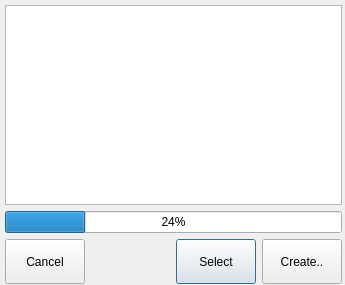
<?xml version="1.0" encoding="UTF-8"?>
<ui version="4.0">
 <class>SessionManager</class>
 <widget class="QDialog" name="SessionManager">
  <property name="geometry">
   <rect>
    <x>0</x>
    <y>0</y>
    <width>345</width>
    <height>285</height>
   </rect>
  </property>
  <property name="windowTitle">
   <string>Select Session...</string>
  </property>
  <property name="windowIcon">
   <iconset resource="../res.qrc">
    <normaloff>:/logo/sc</normaloff>:/logo/sc</iconset>
  </property>
  <widget class="QWidget" name="gridLayoutWidget">
   <property name="geometry">
    <rect>
     <x>5</x>
     <y>5</y>
     <width>337</width>
     <height>279</height>
    </rect>
   </property>
   <layout class="QGridLayout" name="gridLayout">
    <item row="2" column="0">
     <layout class="QHBoxLayout" name="horizontalLayout">
      <item>
       <widget class="QPushButton" name="btnCancel">
        <property name="sizePolicy">
         <sizepolicy hsizetype="Minimum" vsizetype="MinimumExpanding">
          <horstretch>0</horstretch>
          <verstretch>0</verstretch>
         </sizepolicy>
        </property>
        <property name="text">
         <string>Cancel</string>
        </property>
        <property name="autoDefault">
         <bool>false</bool>
        </property>
       </widget>
      </item>
      <item>
       <spacer name="horizontalSpacer">
        <property name="orientation">
         <enum>Qt::Horizontal</enum>
        </property>
        <property name="sizeType">
         <enum>QSizePolicy::MinimumExpanding</enum>
        </property>
        <property name="sizeHint" stdset="0">
         <size>
          <width>40</width>
          <height>20</height>
         </size>
        </property>
       </spacer>
      </item>
      <item>
       <widget class="QPushButton" name="btnOk">
        <property name="sizePolicy">
         <sizepolicy hsizetype="Minimum" vsizetype="MinimumExpanding">
          <horstretch>0</horstretch>
          <verstretch>0</verstretch>
         </sizepolicy>
        </property>
        <property name="text">
         <string>Select</string>
        </property>
        <property name="default">
         <bool>true</bool>
        </property>
       </widget>
      </item>
      <item>
       <widget class="QPushButton" name="btnCreate">
        <property name="sizePolicy">
         <sizepolicy hsizetype="Minimum" vsizetype="MinimumExpanding">
          <horstretch>0</horstretch>
          <verstretch>0</verstretch>
         </sizepolicy>
        </property>
        <property name="text">
         <string>Create..</string>
        </property>
        <property name="autoDefault">
         <bool>false</bool>
        </property>
       </widget>
      </item>
     </layout>
    </item>
    <item row="1" column="0">
     <widget class="QProgressBar" name="progressBar">
      <property name="value">
       <number>24</number>
      </property>
     </widget>
    </item>
    <item row="0" column="0">
     <widget class="QListWidget" name="listSession">
      <property name="minimumSize">
       <size>
        <width>0</width>
        <height>200</height>
       </size>
      </property>
     </widget>
    </item>
   </layout>
  </widget>
 </widget>
 <resources>
  <include location="../res.qrc"/>
 </resources>
 <connections/>
</ui>
